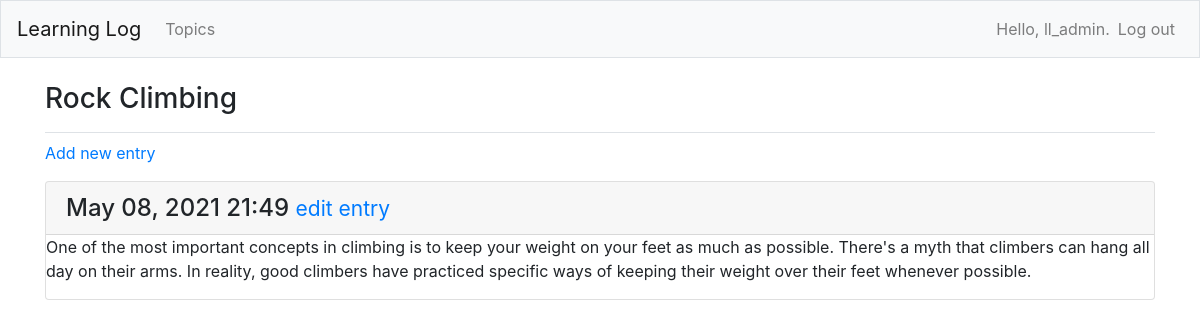
The page /topics/2/ (signed in) on the database its author committed.
### learning_logs/models.py (models this page shows, shortened)
class Topic(models.Model):
    text = models.CharField(max_length=200)
    data_added = models.DateTimeField(auto_now_add=True)
    owner = models.ForeignKey(User, on_delete=models.CASCADE)
    def __str__(self):
        return self.text

class Entry(models.Model):
    topic = models.ForeignKey(Topic, on_delete=models.CASCADE)
    text = models.TextField()
    data_added = models.DateTimeField(auto_now_add=True)
    class Meta:
        verbose_name_plural = 'entries'

### learning_logs/views.py (the view)
# urls.py: path('topics/<int:topic_id>/', views.topic, name='topic'),
@login_required
def topic(request, topic_id):
    topic = Topic.objects.get(id=topic_id)
    if topic.owner != request.user:
        raise Http404
    entries = topic.entry_set.order_by('-data_added')
    context = {'topic': topic, 'entries': entries}
    return render(request, 'learning_logs/topic.html', context)

### learning_logs/templates/learning_logs/topic.html
{% extends 'learning_logs/base.html' %}
{% block page_header %}
    <h3>{{ topic }}</h3>
{% endblock page_header %}
{% block content %}
<p>
    <a href="{% url 'learning_logs:new_entry' topic.id %}">Add new entry</a>
</p>
{% for entry in entries %}
<div class="card mb-3">
    <h4 class="card-header">
        {{ entry.data_added|date:'M d, Y H:i' }}
        <small><a href="{% url 'learning_logs:edit_entry' entry.id %}">
            edit entry
        </a></small>
    </h4>
    <div class="card_body">
        {{ entry.text|linebreaks }}
    </div>
</div>
{% empty %}
<p>There are no entries for this topic yet.</p>
{% endfor %}
{% endblock content %}

### learning_logs/templates/learning_logs/base.html (shortened to what this page needs)
{% load bootstrap4 %}
<!doctype html>
<head>
    {% bootstrap_css %}
</head>
<body>
    <nav class="navbar navbar-expand-md navbar-light bg-light mb-4 border">
        <a class="navbar-brand" href="{% url 'learning_logs:index'%}">
        Learning Log</a>
        <div class="collapse navbar-collapse" id="navbarCollapse">
            <ul class="navbar-nav mr-auto">
                <li class="nav-item">
                    <a class="nav-link" href="{% url 'learning_logs:topics' %}">
                        Topics
                    </a>
                </li>
            </ul>
            <ul class="navbar-nav ml-auto">
                {% if user.is_authenticated %}
                <li class="nav-item">
                    <span class="navbar-text">Hello, {{ user.username }}.</span>
                </li>
                <li class="nav-item">
                    <a class="nav-link" href="{$ url 'users:logout' %}">Log out</a>
                </li>
                {% endif %}
            </ul>
        </div>
    </nav>
    <main role="main" class="container">
        <div class="pb-2 mb-2 border-bottom">
            {% block page_header %}{% endblock page_header %}
        </div>
        <div>
            {% block content %}{% endblock content %}
        </div>
    </main>
</body>
</html>

### rows shown on the page
Topic: text "Rock Climbing"
Entry: data_added "May 08, 2021 21:49", text "One of the most important concepts in climbing is to keep your weight on your feet as much as possible. There's a myth that climbers can hang all day on their arms. In reality, good climbers have practiced specific ways of keeping their weight over their feet whenever possible."

### other values the page prints
{{ user.username }} "ll_admin"
